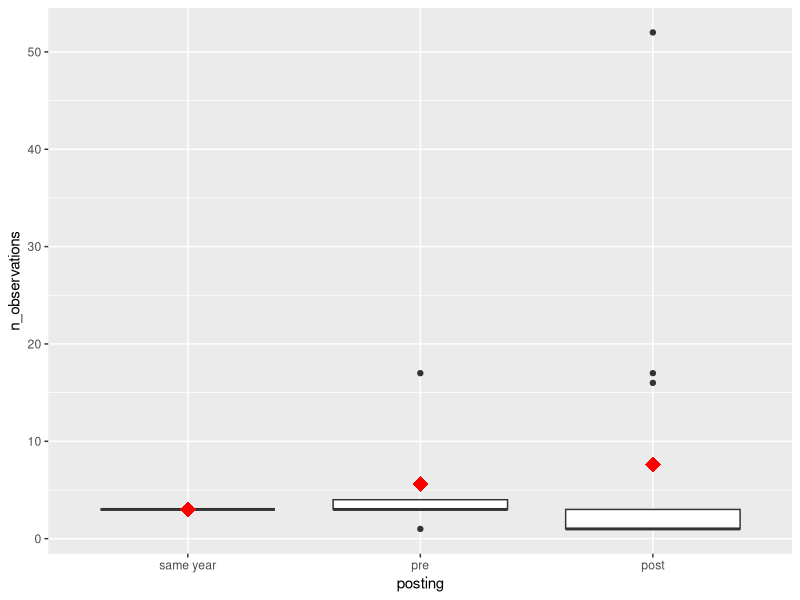
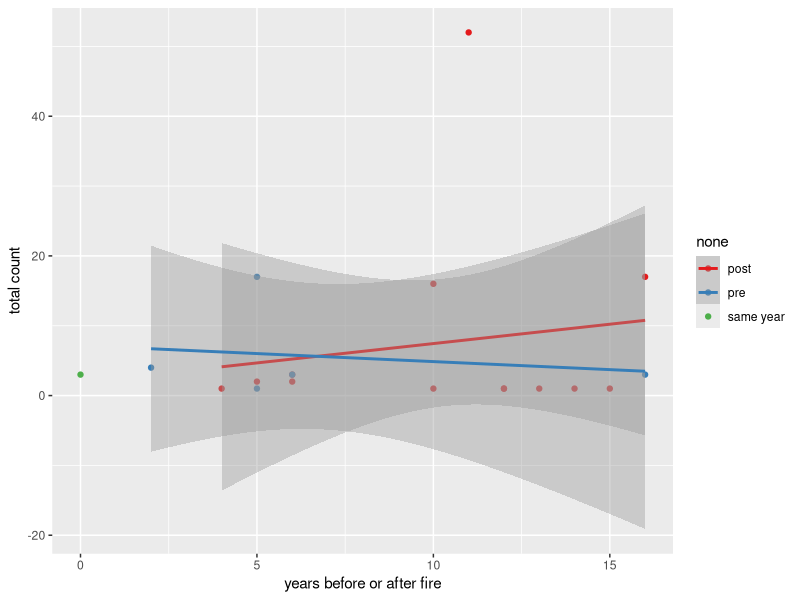
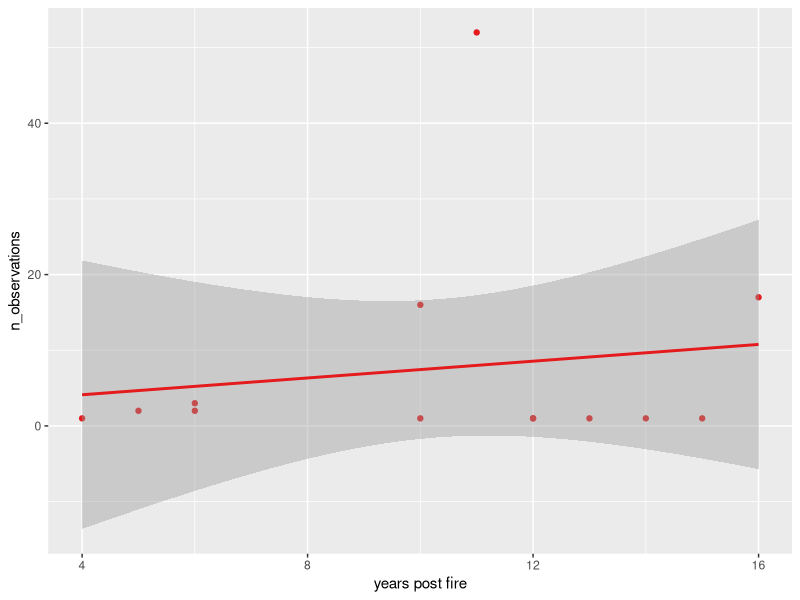

Recreate these plots in R, in order.
## ---- chunk 1
#libraries
library(tidyverse)
library(skimr)
library(lubridate)

#count data
sites <- read_csv("bronze.csv") 
firemonth <- sites %>% select(c("fireID", "fire_month")) #this creates a dataframe with fireID and firemonth
data <- read_csv("goldcounts.csv") %>%  
  left_join(., firemonth, by = "fireID") #joins the fire_month to the count data

#if need to convert NA to 1 for individual counts
#data$indvdlC[is.na(data$indvdlC)] = 1

#skim for QA/AC
skim(data)
#tidy  


tidy <- data %>% 
  select(c("fireID", "fireyear", "fire_month", "year", "month", "firesize", "n_observations")) %>% 
  rename(obsYear = "year", obsMonth = "month")

#specific to fire data now, calculate pre-post and absolute value of years 
tidy <- tidy %>% 
   mutate(offset = obsYear - fireyear, posting = case_when(offset > 0 ~ "post", offset < 0 ~ "pre", offset == 0 ~ "same year"), n_years = abs(offset)) %>% 
  na.exclude() %>% 
  distinct(fireyear, .keep_all= TRUE)
  
## ---- chunk 2
ggplot(tidy, aes(reorder(posting, n_observations), n_observations)) +
  geom_boxplot() + 
  stat_summary(fun.y=mean, geom="point", shape=18, size=5, color="red", fill="red") +
  labs(x = "posting", y = "n_observations")
ggplot(tidy, aes(n_years, n_observations, color = posting)) +
  geom_point() +
  geom_smooth(method = lm) +
  scale_color_brewer(palette = "Set1") +
  labs(x = "years before or after fire", y = "total count", color = "none")
tidy %>% 
  filter(posting == "post") %>% 
  ggplot(., aes(n_years, n_observations, color = posting)) +
  geom_point() +
  geom_smooth(method = lm) +
  scale_color_brewer(palette = "Set1") +
  labs(x = "years post fire", color = "", y = "n_observations") +
  theme(legend.position = "none")
